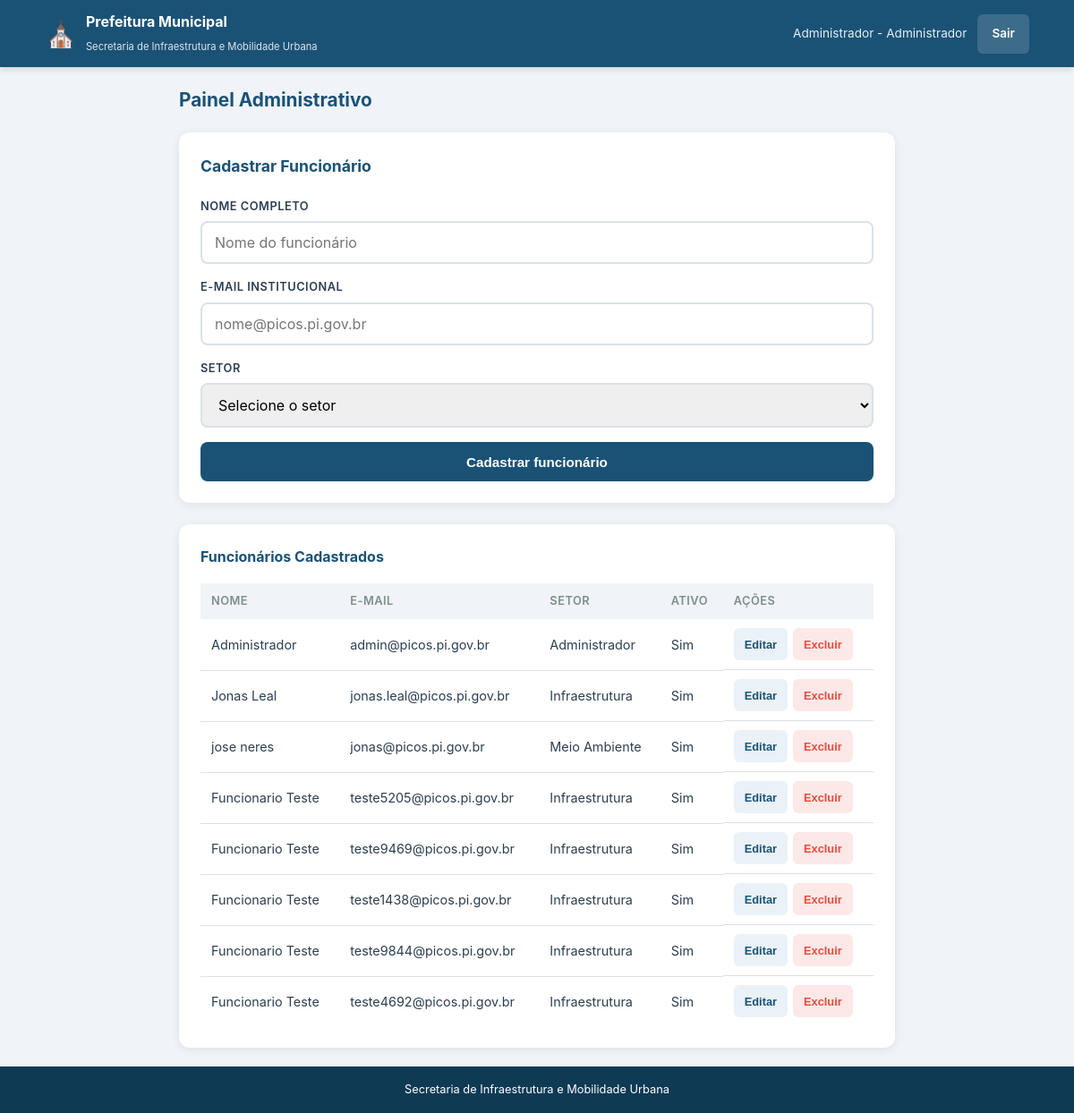
Screenshot of /admin/painel (signed in) with the database file from the repository.
### models.py (models this page shows, shortened)
class Funcionario(UserMixin, db.Model):
    __tablename__ = 'funcionarios'
    id = db.Column(db.Integer, primary_key=True)
    nome_completo = db.Column(db.String(255), nullable=False)
    email_institucional = db.Column(db.String(255), unique=True, nullable=False)
    senha_hash = db.Column(db.String(255), nullable=False)
    setor = db.Column(db.String(100), nullable=False)
    ativo = db.Column(db.Boolean, default=True)
    atualizacoes = db.relationship('AtualizacaoOcorrencia', backref='funcionario', lazy=True)

### routes/admin.py (the view)
@admin_bp.route('/admin/painel')
@login_required
def painel_admin():
    if not hasattr(current_user, 'setor') or current_user.setor != 'Administrador':
        return redirect(url_for('auth.login_institucional'))
    funcionarios = Funcionario.query.all()
    return render_template('painel_admin.html', funcionarios=funcionarios)

### app.py (called while the page is built)
@login_manager.user_loader
def load_user(user_id):
    parts = user_id.split('_', 1)
    if parts[0] == 'c':
        return Cidadao.query.get(int(parts[1]))
    elif parts[0] == 'f':
        return Funcionario.query.get(int(parts[1]))
    return None

### templates/painel_admin.html (shortened to what this page needs)
{% extends "base.html" %}
{% block css %}<link rel="stylesheet" href="{{ url_for('static', filename='css/painel.css') }}">{% endblock %}
{% block conteudo %}
<div class="painel-container">
    <div class="painel-header">
        <h1>Painel Administrativo</h1>
    </div>
    <div class="painel-grid">
        <div class="painel-card">
            <h2>Cadastrar Funcionário</h2>
            <form method="POST" action="{{ url_for('admin.cadastrar_funcionario') }}" class="form">
                <div class="campo">
                    <label for="nome">NOME COMPLETO</label>
                    <input type="text" id="nome" name="nome" placeholder="Nome do funcionário" required>
                </div>
                <div class="campo">
                    <label for="email">E-MAIL INSTITUCIONAL</label>
                    <input type="email" id="email" name="email" placeholder="nome@picos.pi.gov.br" required>
                </div>
                <div class="campo">
                    <label for="setor">SETOR</label>
                    <select id="setor" name="setor" required>
                        <option value="">Selecione o setor</option>
                    </select>
                </div>
                <button type="submit" class="btn btn-primario btn-full">Cadastrar funcionário</button>
            </form>
        </div>
        <div class="funcionarios-lista">
            <h3>Funcionários Cadastrados</h3>
            {% if funcionarios %}
                <div class="tabela-wrapper">
                    <table class="tabela">
                        <thead>
                            <tr>
                                <th>Nome</th>
                                <th>E-mail</th>
                                <th>Setor</th>
                                <th>Ativo</th>
                                <th>Ações</th>
                            </tr>
                        </thead>
                        <tbody>
                            {% for func in funcionarios %}
                                <tr>
                                    <td>{{ func.nome_completo }}</td>
                                    <td>{{ func.email_institucional }}</td>
                                    <td>{{ func.setor }}</td>
                                    <td>{{ 'Sim' if func.ativo else 'Não' }}</td>
                                    <td class="acoes">
                                        <button class="btn-acao btn-editar" onclick='abrirEdicao({{ func.id }}, {{ func.nome_completo|tojson }}, {{ func.email_institucional|tojson }}, {{ func.setor|tojson }})'>Editar</button>
                                        <form method="POST" action="{{ url_for('admin.excluir_funcionario', funcionario_id=func.id) }}" style="display:inline" onsubmit="return confirm('Excluir {{ func.nome_completo }}?')">
                                            <button type="submit" class="btn-acao btn-excluir">Excluir</button>
                                        </form>
                                    </td>
                                </tr>
                            {% endfor %}
                        </tbody>
                    </table>
                </div>
            {% else %}
                <p>Nenhum funcionário cadastrado.</p>
            {% endif %}
        </div>
    </div>
</div>
{% endblock %}

### templates/base.html (shortened to what this page needs)
<!DOCTYPE html>
<html lang="pt-BR">
<head>
    <link rel="stylesheet" href="{{ url_for('static', filename='css/estilo_global.css') }}">
    {% block css %}{% endblock %}
</head>
<body>
    <header class="cabecalho">
        <div class="cabecalho-inner">
            <a href="/" class="logo">
                <span class="logo-icon">&#9962;</span>
                <div class="logo-texto">
                    <strong>Prefeitura Municipal</strong>
                    <small>Secretaria de Infraestrutura e Mobilidade Urbana</small>
                </div>
            </a>
            <nav class="nav-cabecalho">
                {% if current_user.is_authenticated %}
                    {% if current_user.setor is defined and current_user.setor %}
                        <span class="nav-usuario">{{ current_user.nome_completo }} - {{ current_user.setor }}</span>
                    {% else %}
                        <a href="{{ url_for('notificacoes.listar_notificacoes') }}" class="nav-link">Notificações</a>
                    {% endif %}
                    <a href="{{ url_for('auth.logout') }}" class="btn btn-sair">Sair</a>
                {% endif %}
            </nav>
        </div>
    </header>
    <main class="conteudo">
        {% block conteudo %}{% endblock %}
    </main>
    <footer class="rodape">
        <p>Secretaria de Infraestrutura e Mobilidade Urbana</p>
    </footer>
</body>
</html>

### static/css/estilo_global.css (style rules this page uses)
* { margin: 0; padding: 0; box-sizing: border-box; }
:root { --cor-primaria: #1a5276; --cor-primaria-escura: #0e3a54; --cor-secundaria: #2e86c1; --cor-destaque: #f39c12; --cor-sucesso: #27ae60; --cor-erro: #e74c3c; --cor-fundo: #f0f4f8; --cor-texto: #2c3e50; --cor-texto-claro: #7f8c8d; --cor-branco: #ffffff; --cor-borda: #dce1e8; --sombra: 0 2px 12px rgba(0,0,0,0.08); --raio: 12px; }
html, body { height: 100%; }
body { font-family: -apple-system, BlinkMacSystemFont, 'Segoe UI', Roboto, sans-serif; background: var(--cor-fundo); color: var(--cor-texto); line-height: 1.6; display: flex; flex-direction: column; min-height: 100vh; }
.cabecalho { background: var(--cor-primaria); color: var(--cor-branco); padding: 12px 16px; position: sticky; top: 0; z-index: 100; box-shadow: 0 2px 8px rgba(0,0,0,0.15); }
.cabecalho-inner { max-width: 1100px; margin: 0 auto; display: flex; align-items: center; justify-content: space-between; gap: 12px; }
.logo { display: flex; align-items: center; gap: 10px; text-decoration: none; color: var(--cor-branco); }
.logo-icon { font-size: 1.8rem; }
.logo-texto strong { display: block; font-size: 1rem; }
.logo-texto small { font-size: 0.7rem; opacity: 0.85; }
.nav-cabecalho { display: flex; align-items: center; gap: 12px; }
.nav-usuario { font-size: 0.85rem; opacity: 0.9; }
.conteudo { flex: 1; max-width: 1100px; width: 100%; margin: 0 auto; padding: 20px 16px; }
.rodape { background: var(--cor-primaria-escura); color: var(--cor-branco); text-align: center; padding: 16px; font-size: 0.8rem; margin-top: auto; }
.btn { display: inline-flex; align-items: center; justify-content: center; gap: 8px; padding: 12px 24px; border: none; border-radius: 8px; font-size: 0.95rem; font-weight: 600; cursor: pointer; text-decoration: none; transition: all 0.2s; min-height: 44px; min-width: 44px; }
.btn-primario { background: var(--cor-primaria); color: var(--cor-branco); }
.btn-full { width: 100%; }
.btn-sair { background: rgba(255,255,255,0.15); color: var(--cor-branco); padding: 8px 16px; border-radius: 6px; font-size: 0.85rem; }

### static/css/painel.css (style rules this page uses)
.painel-container { max-width: 800px; margin: 0 auto; }
.painel-header { margin-bottom: 20px; }
.painel-header h1 { font-size: 1.3rem; color: var(--cor-primaria); }
.painel-grid { display: grid; gap: 24px; }
.painel-card { background: var(--cor-branco); border-radius: var(--raio); box-shadow: var(--sombra); padding: 24px; }
.painel-card h2 { font-size: 1.1rem; color: var(--cor-primaria); margin-bottom: 20px; }
.form { display: flex; flex-direction: column; gap: 16px; }
.campo { display: flex; flex-direction: column; gap: 6px; }
.campo label { font-size: 0.8rem; font-weight: 600; color: var(--cor-texto); letter-spacing: 0.5px; }
.campo input, .campo select, .campo textarea { padding: 12px 14px; border: 2px solid var(--cor-borda); border-radius: 8px; font-size: 1rem; font-family: inherit; transition: border-color 0.2s; min-height: 44px; }
.funcionarios-lista { background: var(--cor-branco); border-radius: var(--raio); box-shadow: var(--sombra); padding: 24px; }
.funcionarios-lista h3 { font-size: 1rem; color: var(--cor-primaria); margin-bottom: 16px; }
.tabela { width: 100%; border-collapse: collapse; font-size: 0.9rem; }
.tabela th { text-align: left; padding: 10px 12px; background: var(--cor-fundo); font-weight: 600; font-size: 0.8rem; text-transform: uppercase; letter-spacing: 0.5px; color: var(--cor-texto-claro); }
.tabela td { padding: 10px 12px; border-bottom: 1px solid var(--cor-borda); }
.tabela tr:last-child td { border-bottom: none; }
.acoes { display: flex; gap: 6px; white-space: nowrap; }
.btn-acao { padding: 6px 12px; border: none; border-radius: 6px; font-size: 0.8rem; font-weight: 600; cursor: pointer; transition: all 0.2s; min-height: 36px; }
.btn-editar { background: #eaf2f8; color: var(--cor-primaria); }
.btn-excluir { background: #fde8e8; color: var(--cor-erro); }
.tabela-wrapper { overflow-x: auto; }

### rows the page displays
Funcionario: nome_completo "Administrador", setor "Administrador", email_institucional "admin@picos.pi.gov.br", ativo "Sim"
Funcionario: nome_completo "Jonas Leal", email_institucional "jonas.leal@picos.pi.gov.br", setor "Infraestrutura", ativo "Sim"
Funcionario: nome_completo "jose neres", email_institucional "jonas@picos.pi.gov.br", setor "Meio Ambiente", ativo "Sim"
Funcionario: nome_completo "Funcionario Teste", email_institucional "teste5205@picos.pi.gov.br", setor "Infraestrutura", ativo "Sim"
Funcionario: nome_completo "Funcionario Teste", email_institucional "teste9469@picos.pi.gov.br", setor "Infraestrutura", ativo "Sim"
Funcionario: nome_completo "Funcionario Teste", email_institucional "teste1438@picos.pi.gov.br", setor "Infraestrutura", ativo "Sim"
Funcionario: nome_completo "Funcionario Teste", email_institucional "teste9844@picos.pi.gov.br", setor "Infraestrutura", ativo "Sim"
Funcionario: nome_completo "Funcionario Teste", email_institucional "teste4692@picos.pi.gov.br", setor "Infraestrutura", ativo "Sim"
